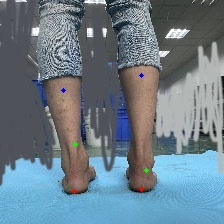
#> input picture media/image/1.jpg.jpg, 224 x 224 px
$ python -i preprocessing.py   (imports and definitions only)   (older library calls are emulated)
#> lines starting #> are read from the running program, lines starting #| are printed output that depends on the picture
#> further down, picture is the input picture: shape (224, 224, 3); mean B, G, R 137.1, 125.9, 108.2
import cv2
import numpy as np
from sklearn.cluster import DBSCAN

def contrast_img(image, a, b):


    """增强图像对比度。

        通过线性变换增强像素值之间的差距来增强对比度。

        Parameters
        ----------
        image : numpy.array
            RGB图像
        a : int
            比例系数
        b : int
            常数

        Returns
        -------
        numpy.array
            增强对比度后的图像

        """

    O = float(a) * image + float(b)
    O[O>255] = 255
    O[O<0] = 0
    O = np.round(O)
    O = O.astype(np.uint8)
    return O

def edgeWithSobel(image):

    """sobel边缘检测算法，opencv实现。

        sobel边缘检测算法的原理是通过计算灰度值的一阶导数，并找到极大极小值来确定边缘。\n
        这个方法在进行边缘检测前，增强了图片对比度。

        Parameters
        ----------
        image : numpy.array
            RGB图像

        Returns
        -------
        list
            [absX, absY, absXY] \n
            absX (numpy.array): 以X轴为方向卷积得到的边缘灰度图\n
            absY (numpy.array): 以Y轴为方向卷积得到的边缘灰度图\n
            absXY (numpy.array): 综合absX和absY得到的边缘灰度图\n

        """

    image_grey = cv2.cvtColor(image,cv2.COLOR_BGR2GRAY)
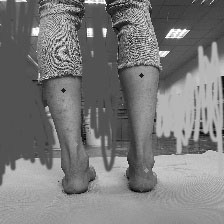
#> image_grey: shape (224, 224); min 2, max 255, mean 121.9
    for i in range(0,2):
        image_grey = contrast_img(image_grey, 3, -220)   #### enhance contrast
#> this loop made 2 passes
#> pass 1, in contrast_img, `O = np.round(O)`:
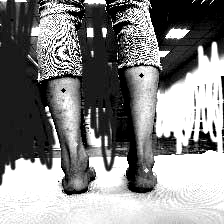
#> O: shape (224, 224) float64; min 0, max 255, mean 133.5
#> after the loop:
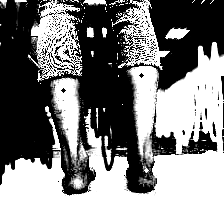
#> image_grey: shape (224, 224); min 0, max 255, mean 132.1

    x = cv2.Sobel(image_grey, cv2.CV_16S, 1, 0, None, 3) # 3 -> shape of sobel operator
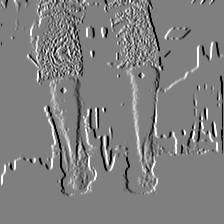
#> x: shape (224, 224) int16; min -1020, max 1020, mean 3; drawn with min black and max white
    y = cv2.Sobel(image_grey, cv2.CV_16S, 0, 1, None, 3)
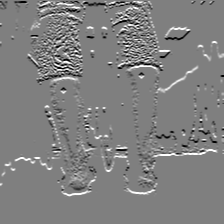
#> y: shape (224, 224) int16; min -1020, max 1020, mean 6; drawn with min black and max white
    absX = cv2.convertScaleAbs(x)
    absY = cv2.convertScaleAbs(y)
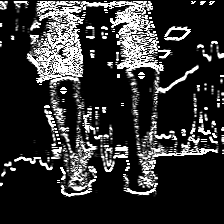
#> absY: shape (224, 224); min 0, max 255, mean 48
    absXY = cv2.addWeighted(absX, 0.5, absY, 0.5, 0)
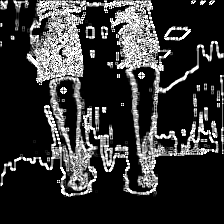
#> absXY: shape (224, 224); min 0, max 255, mean 51.8

    return absX, absY, absXY

# [141 lines left out: functions edgeWithCanny, dbscan, filter_bare, colorSpace, not called in this run]

>>> import cv2
>>> picture = cv2.imread('../../media/image/1.jpg.jpg')
>>> result = edgeWithSobel(picture)

$ run again, on media/image/10.jpg.jpg
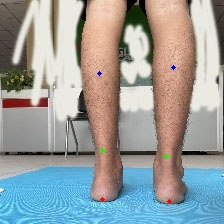
#> input picture media/image/10.jpg.jpg, 224 x 224 px
#> picture is the input picture: shape (224, 224, 3); mean B, G, R 157.9, 158.7, 154
#> after the loop in edgeWithSobel, `for i in range(0,2):`:
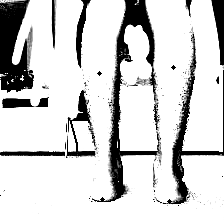
#> image_grey: shape (224, 224); min 0, max 255, mean 211
#> in edgeWithSobel, `absXY = cv2.addWeighted(absX, 0.5, absY, 0.5, 0)`:
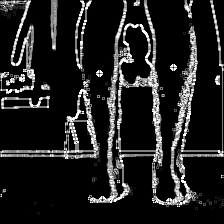
#> absXY: shape (224, 224); min 0, max 255, mean 32.9

$ run again, on media/image/35.jpg
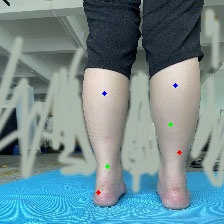
#> input picture media/image/35.jpg, 224 x 224 px
#> picture is the input picture: shape (224, 224, 3); mean B, G, R 144.7, 140.2, 113.6
#> after the loop in edgeWithSobel, `for i in range(0,2):`:
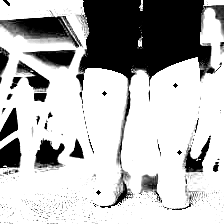
#> image_grey: shape (224, 224); min 0, max 255, mean 183.3
#> in edgeWithSobel, `absXY = cv2.addWeighted(absX, 0.5, absY, 0.5, 0)`:
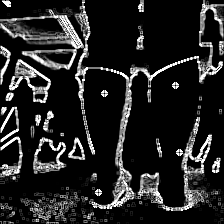
#> absXY: shape (224, 224); min 0, max 255, mean 35.8
